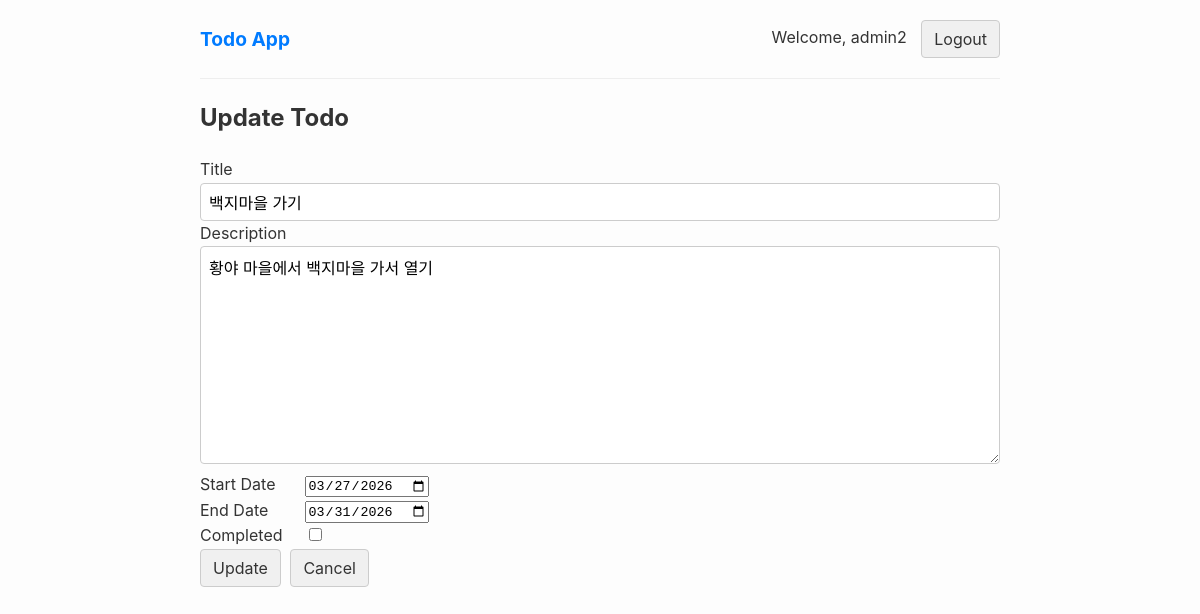
Screenshot of /todo/6/update/ (signed in) with the database file from the repository.
### todo/models.py (models this page shows)
class Todo(models.Model):
    title = models.CharField('Title', max_length=50)
    description = models.TextField('Description')
    start_date = models.DateField('Start Date', default=date.today)
    end_date = models.DateField('End Date', default=date.today)
    is_completed = models.BooleanField('Completed', default=False)
    created_at = models.DateTimeField('Created At', auto_now_add=True)
    modified_at = models.DateTimeField('Modified At', auto_now=True)
    user = models.ForeignKey(User, on_delete=models.CASCADE)
    class Meta:
        verbose_name = 'Todo'
        verbose_name_plural = 'Todo list'

### todo/views.py (the view)
# urls.py: path('todo/<int:pk>/update/', views.todo_update, name='todo_update'),
@login_required
def todo_update(request, pk):
    todo = get_object_or_404(Todo, pk=pk, user=request.user)
    if request.method == 'POST':
        form = TodoForm(request.POST, instance=todo)
        if form.is_valid():
            form.save()
            return redirect('todo_info', pk=todo.pk)
        else:
            for field, errors in form.errors.items():
                for error in errors:
                    messages.error(request, f"{field}: {error}")
    else:
        form = TodoForm(instance=todo)
    context = {'form': form, 'todo': todo}
    return render(request, 'todo_update.html', context)

### todo/forms.py (shortened to what this page needs)
class TodoForm(forms.ModelForm):
    class Meta:
        model = Todo
        fields = ['title', 'description', 'start_date', 'end_date', 'is_completed']
        widgets = {
            'start_date': forms.DateInput(
                attrs={'type': 'date'}
            ),
            'end_date': forms.DateInput(
                attrs={'type': 'date'}
            ),
        }

### templates/todo_update.html (shortened to what this page needs)
{% extends 'base.html' %}
{% block content %}
    <h2>Update Todo</h2>
    <form method="post" class="todo-form">
        <div class="form-group">
            <label for="{{ form.title.id_for_label }}" style="display: inline-block; width: 100px;">Title</label>
            {{ form.title }}
        </div>
        <div class="form-group">
            <label for="{{ form.description.id_for_label }}" style="display: inline-block; width: 100px;">Description</label>
            {{ form.description }}
        </div>
        <div class="form-group">
            <label for="{{ form.start_date.id_for_label }}" style="display: inline-block; width: 100px;">Start Date</label>
            {{ form.start_date }}
        </div>
        <div class="form-group">
            <label for="{{ form.end_date.id_for_label }}" style="display: inline-block; width: 100px;">End Date</label>
            {{ form.end_date }}
        </div>
        <div class="form-group">
            <label for="{{ form.is_completed.id_for_label }}" style="display: inline-block; width: 100px;">Completed</label>
            {{ form.is_completed }}
        </div>
        <button type="submit" class="button">Update</button>
        <a href="{% url 'todo_info' pk=form.instance.pk %}" class="button" style="margin-left: 5px;">Cancel</a>
    </form>
{% endblock %}

### templates/base.html (shortened to what this page needs)
{% load static %}
<!DOCTYPE html>
<html lang="en">
<head>
    <link rel="stylesheet" href="{% static 'css/style.css' %}">
</head>
<body>
    <nav>
        <a href="{% url 'todo_list' %}" style="font-size: 1.2em; font-weight: bold;">Todo App</a>
        <div>
            {% if user.is_authenticated %}
                <span>Welcome, {{ user.username }}</span>
                <form action="{% url 'logout' %}" method="POST" style="display: inline; margin-left: 10px;">
                    <button type="submit" class="button">Logout</button>
                </form>
            {% else %}
                <a href="{% url 'login' %}" class="button">Login</a>
                <a href="{% url 'signup' %}" class="button" style="margin-left: 5px;">Sign Up</a>
            {% endif %}
        </div>
    </nav>
    <hr>
    <main>
        {% block content %}
        {% endblock %}
    </main>
</body>
</html>

### static/css/style.css (style rules this page uses)
body { font-family: -apple-system, BlinkMacSystemFont, "Segoe UI", Roboto, "Helvetica Neue", Arial, sans-serif; line-height: 1.6; color: #333; max-width: 800px; margin: 0 auto; padding: 20px; background-color: #fdfdfd; }
nav { display: flex; justify-content: space-between; align-items: center; margin-bottom: 20px; }
a { color: #007bff; text-decoration: none; }
.button { display: inline-block; height: 38px; padding: 0 12px; border: 1px solid #ccc; border-radius: 4px; background-color: #f0f0f0; color: #333; text-decoration: none; cursor: pointer; font-size: 1em; font-family: inherit; line-height: 36px; vertical-align: middle; box-sizing: border-box; }
hr { border: 0; border-top: 1px solid #eee; }
input[type="text"], input[type="password"], textarea { width: 100%; padding: 8px; border: 1px solid #ccc; border-radius: 4px; box-sizing: border-box; font-family: inherit; font-size: 1em; }
textarea { resize: vertical; min-height: 100px; }

### rows the page displays
Todo: title "백지마을 가기", description "황야 마을에서 백지마을 가서 열기", start_date "03/27/2026", end_date "03/31/2026"

### other values shown
{{ user.username }} "admin2"
